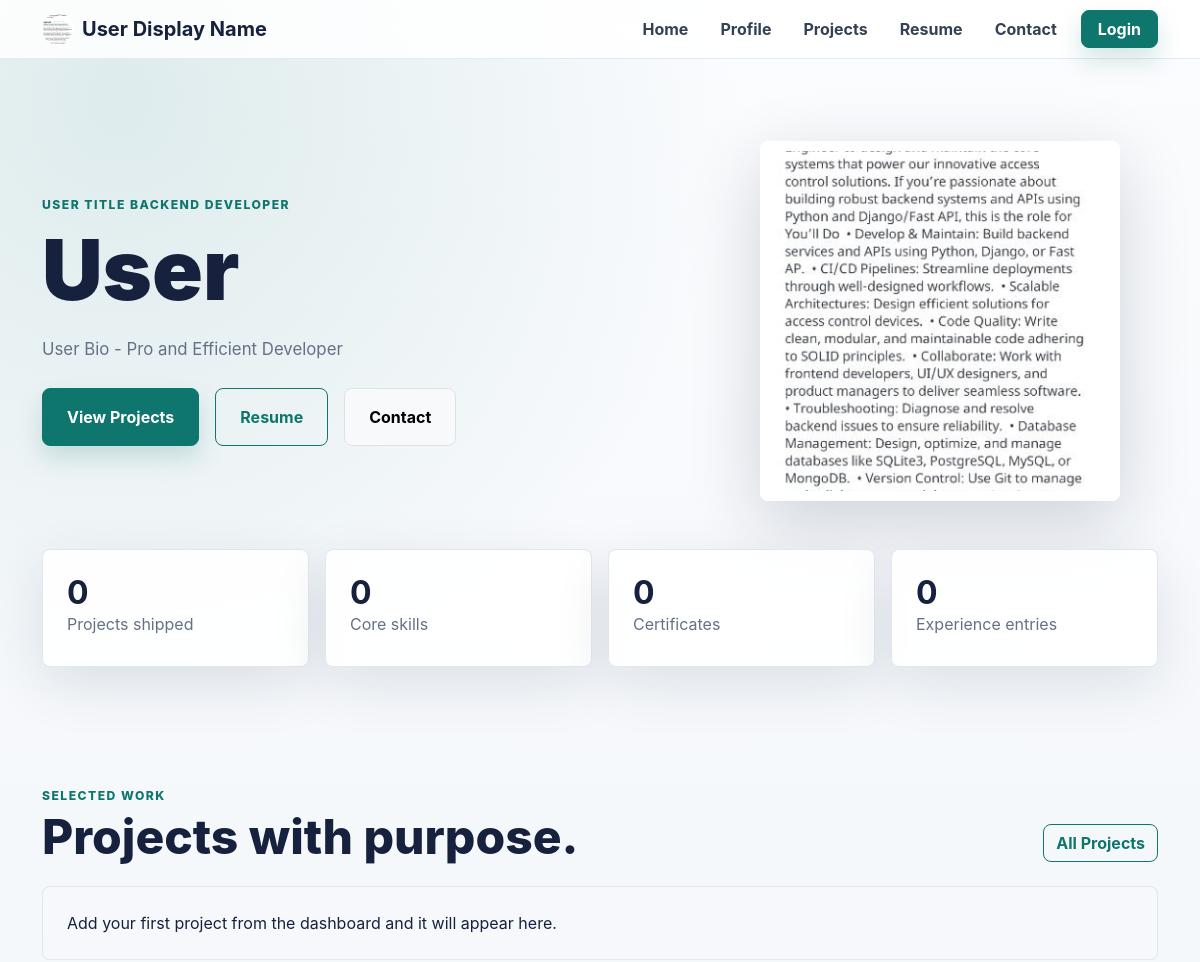
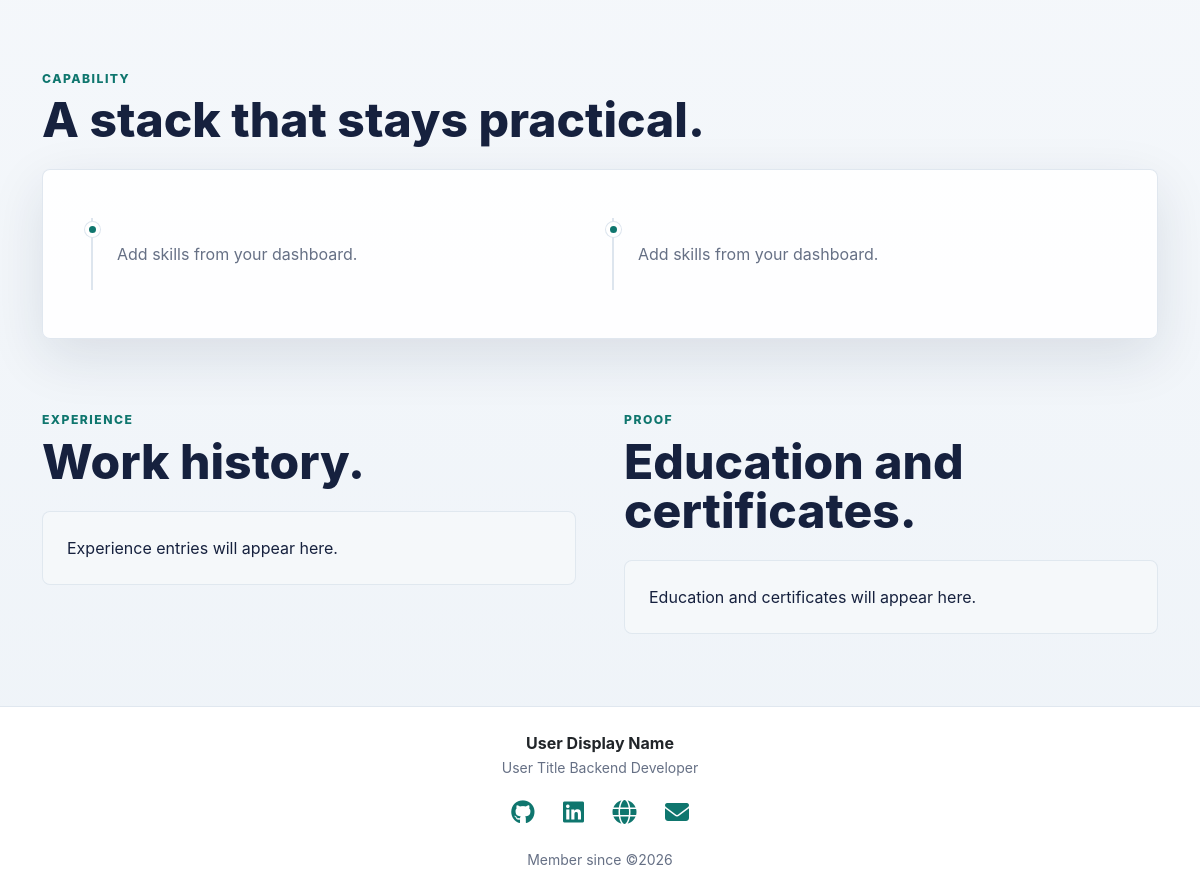
Page /portfolio/user on the earlier database version (2 pictures, top to bottom).
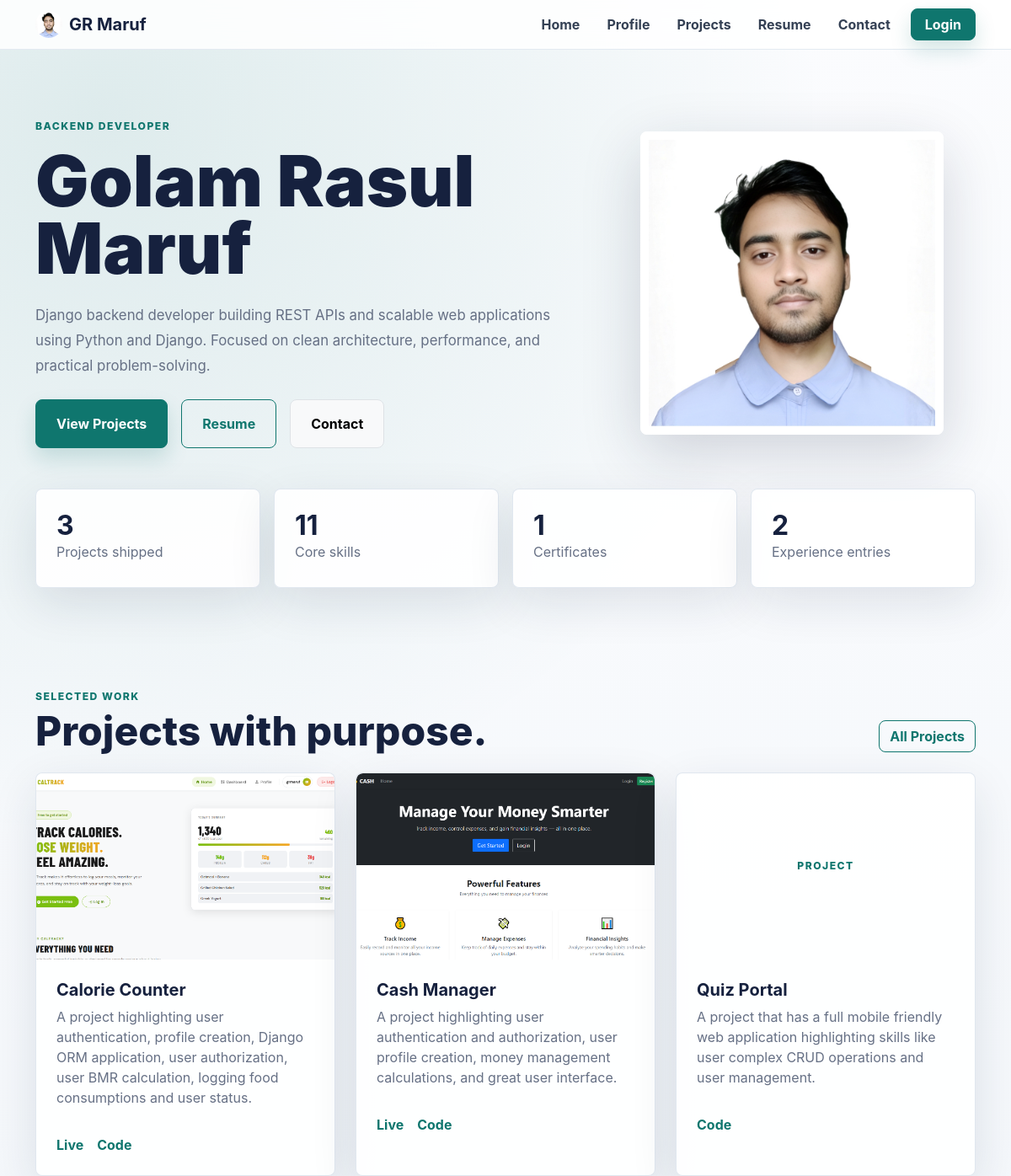
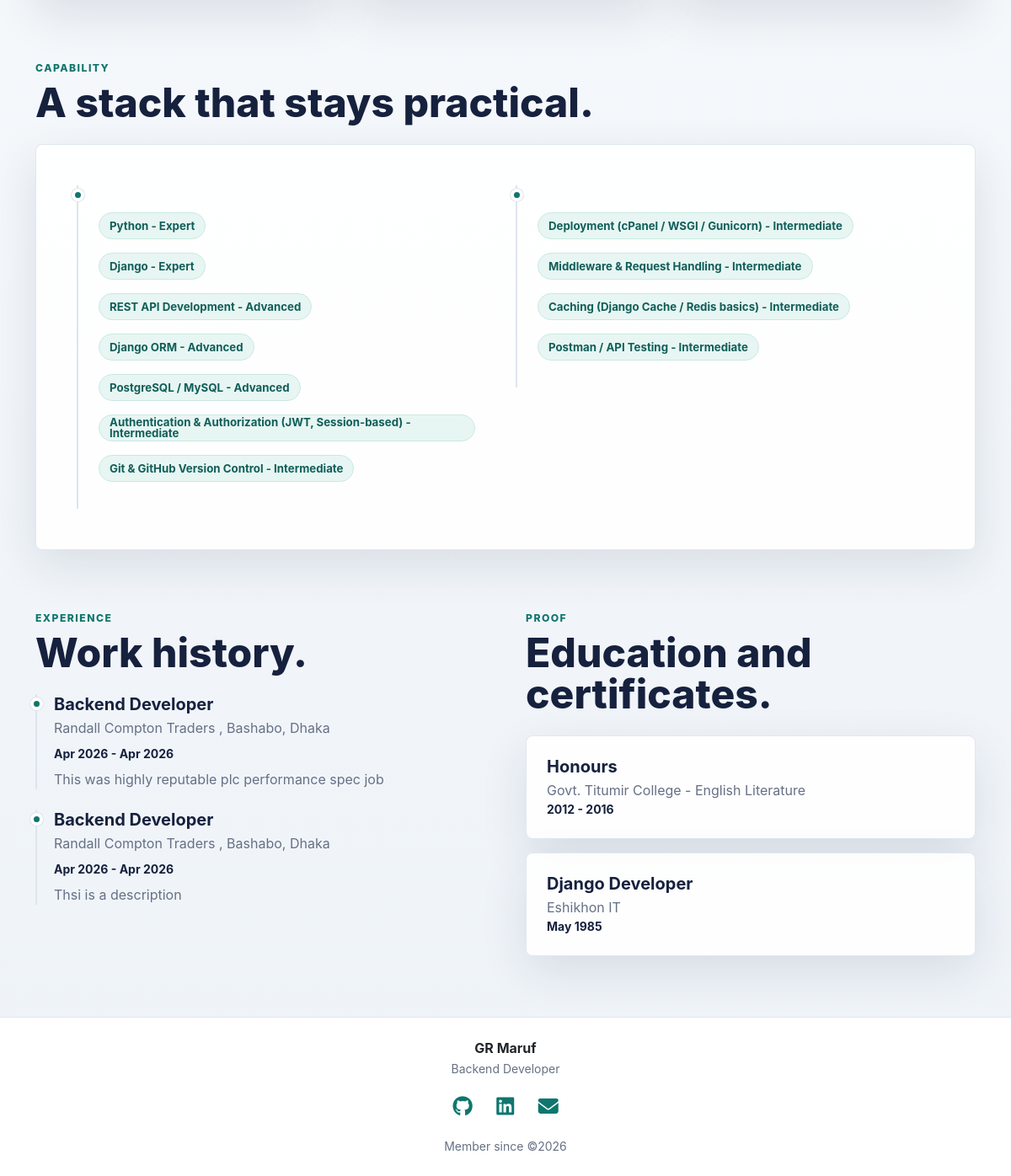
Same page on the later database version (2 pictures, top to bottom).
### portfolio/models.py (models this page shows, shortened)
class Profile(models.Model):
    user = models.OneToOneField(User, related_name='profile', on_delete=models.CASCADE, null=True)
    full_name = models.CharField(max_length=120, default='')
    display_name = models.CharField(max_length=80, blank=True)
    title = models.CharField(max_length=120, blank=True)  # e.g. "Backend Developer"
    bio = models.TextField(blank=True)
    phone = models.CharField(max_length=20, blank=True)
    location = models.CharField(max_length=120, blank=True)
    profile_image = models.ImageField(upload_to="profile_images/", blank=True, null=True)
    github = models.URLField(blank=True)
    linkedin = models.URLField(blank=True)
    website = models.URLField(blank=True)
    created_at = models.DateTimeField(auto_now_add=True)

class Project(models.Model):
    profile = models.ForeignKey(Profile, on_delete=models.CASCADE, related_name="projects")
    title = models.CharField(max_length=150)
    description = models.TextField()
    tags = models.ManyToManyField(Tag, blank=True)
    github_link = models.URLField(blank=True)
    live_link = models.URLField(blank=True)
    image = models.ImageField(upload_to="projects/", blank=True, null=True)
    start_date = models.DateField(blank=True, null=True)
    end_date = models.DateField(blank=True, null=True)

class Skill(models.Model):
    profile = models.ForeignKey(Profile, on_delete=models.CASCADE, related_name="skills")
    name = models.CharField(max_length=100)
    SKILL_LEVELS = [
        ("beginner", "Beginner"),
        ("intermediate", "Intermediate"),
        ("advanced", "Advanced"),
        ("expert", "Expert"),
    ]
    level = models.CharField(max_length=20, choices=SKILL_LEVELS, default="beginner")

class Experience(models.Model):
    profile = models.ForeignKey(Profile, on_delete=models.CASCADE, related_name="experiences")
    position = models.CharField(max_length=150)
    company = models.CharField(max_length=150)
    location = models.CharField(max_length=120, blank=True)
    start_date = models.DateField()
    end_date = models.DateField(blank=True, null=True)  # null = currently working
    description = models.TextField(blank=True)

class Education(models.Model):
    profile = models.ForeignKey(Profile, on_delete=models.CASCADE, related_name="education")
    institution = models.CharField(max_length=150)
    degree = models.CharField(max_length=150)  # e.g. BSc, MSc
    field_of_study = models.CharField(max_length=150, blank=True)
    start_year = models.IntegerField()
    end_year = models.IntegerField(blank=True, null=True)
    description = models.TextField(blank=True)

class Certificate(models.Model):
    profile = models.ForeignKey(
        "Profile",
        on_delete=models.CASCADE,
        related_name="certificates"
    )
    title = models.CharField(max_length=200)
    issuer = models.CharField(max_length=150)  # e.g. Coursera, Udemy, Google
    issue_date = models.DateField()
    expiry_date = models.DateField(blank=True, null=True)
    credential_id = models.CharField(max_length=100, blank=True) # real world verification ID or URL
    credential_url = models.URLField(blank=True)
    image = models.ImageField(upload_to="certificates/", blank=True, null=True)

### portfolio/views.py (the view)
# urls.py: path('', profile, name='profile'),
def profile(request, username=None):
    set_cached_username(request, username)
    context = {}
    if username:
        profile = get_user_profile(username)
        if profile is None:
            context['no_profile_error'] = True
    elif request.user.is_authenticated:
        return redirect('profile', username=get_current_username(request))
    else:
        profile = None
    context['profile'] = profile
    context['username'] = username
    print(username)
    return render(request, 'profile.html', context)

### portfolio/templates/profile.html (shortened to what this page needs)
{% extends 'master/base.html' %}
{% block content %}
  {% if profile %}
    <section class="hero">
      <div class="container">
        <div class="row align-items-center g-5">
          <div class="col-lg-7 reveal">
            <div class="eyebrow mb-3">{{ profile.title|default:'Full Stack Developer' }}</div>
            <h1 class="hero-name mb-4">{{ profile.full_name }}</h1>
            <p class="section-copy mb-4">{{ profile.bio|default:'I build fast, useful, and human-friendly digital products with clean code and thoughtful design.' }}</p>
            <div class="d-flex flex-wrap gap-3">
              <a href="{% url 'projects' username %}" class="btn btn-brand px-4 py-3">View Projects</a>
              <a href="{% url 'resume' username %}" class="btn btn-outline-brand px-4 py-3">Resume</a>
              <a href="{% url 'contact' username %}" class="btn btn-light border px-4 py-3">Contact</a>
            </div>
          </div>
          <div class="col-lg-5 text-center reveal reveal-delay-1">
            {% if profile.profile_image %}
              <img src="{{ profile.profile_image.url }}" class="portrait" alt="{{ profile.full_name }}" />
            {% else %}
              <img src="/media/app/avatar.png" class="portrait" alt="{{ profile.full_name }}" />
            {% endif %}
          </div>
        </div>
      </div>
    </section>
    <section class="pb-5">
      <div class="container">
        <div class="row g-3">
          <div class="col-6 col-lg-3">
            <div class="surface metric p-4 reveal">
              <div class="h2 fw-bold mb-0">{{ profile.projects.count }}</div>
              <div class="muted">Projects shipped</div>
            </div>
          </div>
          <div class="col-6 col-lg-3">
            <div class="surface metric p-4 reveal reveal-delay-1">
              <div class="h2 fw-bold mb-0">{{ profile.skills.count }}</div>
              <div class="muted">Core skills</div>
            </div>
          </div>
          <div class="col-6 col-lg-3">
            <div class="surface metric p-4 reveal reveal-delay-2">
              <div class="h2 fw-bold mb-0">{{ profile.certificates.count }}</div>
              <div class="muted">Certificates</div>
            </div>
          </div>
          <div class="col-6 col-lg-3">
            <div class="surface metric p-4 reveal reveal-delay-3">
              <div class="h2 fw-bold mb-0">{{ profile.experiences.count }}</div>
              <div class="muted">Experience entries</div>
            </div>
          </div>
        </div>
      </div>
    </section>
    <section class="section-pad">
      <div class="container">
        <div class="d-flex flex-column flex-md-row justify-content-between gap-3 mb-4">
          <div>
            <div class="eyebrow mb-2">Selected work</div>
            <h2 class="section-title mb-0">Projects with purpose.</h2>
          </div>
          <a href="{% url 'projects' username %}" class="btn btn-outline-brand align-self-md-end">All Projects</a>
        </div>
        <div class="row g-4">
          {% for project in profile.projects.all|slice:':3' %}
            <div class="col-md-6 col-xl-4">
              <article class="surface lift h-100 overflow-hidden">
                {% if project.image %}
                  <img src="{{ project.image.url }}" class="project-image" alt="{{ project.title }}" />
                {% else %}
                  <div class="project-image d-flex align-items-center justify-content-center">
                    <span class="eyebrow">Project</span>
                  </div>
                {% endif %}
                <div class="p-4">
                  <h3 class="h5 fw-bold">{{ project.title }}</h3>
                  <p class="muted">{{ project.description|truncatewords:22 }}</p>
                  <div class="d-flex gap-3">
                    {% if project.live_link %}
                      <a href="{{ project.live_link }}" target="_blank" rel="noreferrer" class="fw-bold text-decoration-none">Live</a>
                    {% endif %}
                    {% if project.github_link %}
                      <a href="{{ project.github_link }}" target="_blank" rel="noreferrer" class="fw-bold text-decoration-none">Code</a>
                    {% endif %}
                  </div>
                </div>
              </article>
            </div>
          {% empty %}
            <div class="col-12">
              <div class="soft-panel p-4">Add your first project from the dashboard and it will appear here.</div>
            </div>
          {% endfor %}
        </div>
      </div>
    </section>
    <section class="section-pad pt-0">
      <div class="container">
        <div class="d-flex flex-column flex-md-row justify-content-between gap-3 mb-4">
          <div>
            <div class="eyebrow mb-2">Capability</div>
            <h2 class="section-title mb-0">A stack that stays practical.</h2>
          </div>
        </div>
        <div class="surface p-5">
          <div class="row g-md-4">
            <div class="col-md-6">
              <div class="timeline-item p-4">
                {% for skill in profile.skills.all|slice:':7' %}
                  <span class="tag-pill my-2">
                    {{ skill.name }}{% if skill.level %}
                      - {{ skill.get_level_display }}
                    {% endif %}
                  </span>
                  <br />
                {% empty %}
                  <span class="muted">Add skills from your dashboard.</span>
                {% endfor %}
              </div>
            </div>
            <div class="col-md-6">
              <div class="timeline-item p-4">
                {% for skill in profile.skills.all|slice:'7:' %}
                  <span class="tag-pill my-2">
                    {{ skill.name }}{% if skill.level %}
                      - {{ skill.get_level_display }}
                    {% endif %}
                  </span>
                  <br />
                {% empty %}
                  <span class="muted">Add skills from your dashboard.</span>
                {% endfor %}
              </div>
            </div>
          </div>
        </div>
      </div>
    </section>
    <section class="section-pad pt-0">
      <div class="container">
        <div class="row g-5">
          <div class="col-lg-6">
            <div class="eyebrow mb-2">Experience</div>
            <h2 class="section-title mb-4">Work history.</h2>
            <div class="d-grid gap-4">
              {% for exp in profile.experiences.all %}
                <div class="timeline-item">
                  <h3 class="h5 fw-bold mb-1">{{ exp.position }}</h3>
                  <div class="muted mb-2">
                    {{ exp.company }}{% if exp.location %}
                      , {{ exp.location }}
                    {% endif %}
                  </div>
                  <div class="small fw-bold mb-2">
                    {{ exp.start_date|date:'M Y' }} -{% if exp.end_date %}
                      {{ exp.end_date|date:'M Y' }}
                    {% else %}
                      Present
                    {% endif %}
                  </div>
                  <p class="mb-0 muted">{{ exp.description }}</p>
                </div>
              {% empty %}
                <div class="soft-panel p-4">Experience entries will appear here.</div>
              {% endfor %}
            </div>
          </div>
          <div class="col-lg-6">
            <div class="eyebrow mb-2">Proof</div>
            <h2 class="section-title mb-4">Education and certificates.</h2>
            <div class="d-grid gap-3">
              {% for edu in profile.education.all %}
                <div class="surface p-4 lift">
                  <h3 class="h5 fw-bold mb-1">{{ edu.degree }}</h3>
                  <div class="muted">
                    {{ edu.institution }}{% if edu.field_of_study %}
                      - {{ edu.field_of_study }}
                    {% endif %}
                  </div>
                  <div class="small fw-bold">{{ edu.start_year }} - {{ edu.end_year|default:'Present' }}</div>
                </div>
              {% endfor %}
              {% for cert in profile.certificates.all|slice:':3' %}
                <div class="surface p-4 lift">
                  <h3 class="h5 fw-bold mb-1">{{ cert.title }}</h3>
                  <div class="muted">{{ cert.issuer }}</div>
                  <div class="small fw-bold">{{ cert.issue_date|date:'M Y' }}</div>
                </div>
              {% empty %}
                {% if not profile.education.all %}
                  <div class="soft-panel p-4">Education and certificates will appear here.</div>
                {% endif %}
              {% endfor %}
            </div>
          </div>
        </div>
      </div>
    </section>
  {% endif %}
{% endblock %}

### portfolio/templates/master/base.html (shortened to what this page needs)
<!DOCTYPE html>
<html lang="en">
  <head>
    <link href="https://cdn.jsdelivr.net/npm/bootstrap@5.0.2/dist/css/bootstrap.min.css" rel="stylesheet" />
    <link rel="stylesheet" href="https://cdnjs.cloudflare.com/ajax/libs/font-awesome/6.5.1/css/all.min.css" />
  </head>
  <body>
    {% include 'master/nav.html' %}
    <main class="site-shell">
      {% block content %}
      {% endblock %}
    </main>
    {% if profile %}
      {% include 'master/footer.html' %}
    {% endif %}
  </body>
</html>

### portfolio/templates/master/nav.html (shortened to what this page needs)
<nav class="navbar navbar-expand-lg navbar-light sticky-top">
  <div class="container">
    <a class="navbar-brand fw-bold d-flex align-items-center" href="{% url 'profile' profile.user.username|default:None %}">
      {% if profile.profile_image %}
        <img src="{{ profile.profile_image.url }}" class="rounded-circle me-2" width="32" height="32" alt="{{ profile.full_name }}" />
      {% else %}
        <img src="/media/app/logo.webp" alt="Logo" width="34" height="34" class="me-2 rounded" />
      {% endif %}
      <span>{{ profile.display_name|default:'Portfolio' }}</span>
    </a>
    <div class="collapse navbar-collapse justify-content-end d-none d-lg-flex">
      <ul class="navbar-nav align-items-center gap-3">
        <li class="nav-item">
          <a class="nav-link" href="{% url 'profile' %}">Home</a>
        </li>
        <li class="nav-item">
          <a class="nav-link" href="{% url 'profile' profile.user.username|default:None %}">Profile</a>
        </li>
        <li class="nav-item">
          <a class="nav-link" href="{% url 'projects' profile.user.username|default:None %}">Projects</a>
        </li>
        <li class="nav-item">
          <a class="nav-link" href="{% url 'resume' profile.user.username|default:None %}">Resume</a>
        </li>
        <li class="nav-item">
          <a class="nav-link" href="{% url 'contact' profile.user.username|default:None %}">Contact</a>
        </li>
        {% if request.user.is_authenticated %}
          <li class="nav-item">
            <a class="nav-link" href="{% url 'dashboard' %}">Dashboard</a>
          </li>
          <li class="nav-item">
            <a class="nav-link" href="{% url 'logout' %}">Logout</a>
          </li>
        {% else %}
          <li class="nav-item">
            <a class="btn btn-brand px-3" href="{% url 'login' %}">Login</a>
          </li>
        {% endif %}
      </ul>
    </div>
  </div>
</nav>

### portfolio/templates/master/footer.html (shortened to what this page needs)
<footer class="footer py-4 bg-white">
  <div class="container">
    <div>
      <div class="fw-bold text-dark">{{ profile.display_name|default:'Portfolio' }}</div>
      <small>{{ profile.title }}</small>
    </div>
    <div class="social-links my-3">
      {% if profile.github %}
        <a href="{{ profile.github }}" target="_blank"><i class="fab fa-github"></i></a>
      {% endif %}
      {% if profile.linkedin %}
        <a href="{{ profile.linkedin }}" target="_blank"><i class="fab fa-linkedin"></i></a>
      {% endif %}
      {% if profile.website %}
        <a href="{{ profile.website }}" target="_blank"><i class="fa fa-globe"></i></a>
      {% endif %}
      {% if profile.user.email %}
        <a href="{% url 'contact' profile.user.username %}">
            <i class="fas fa-envelope"></i>
        </a>
      {% endif %}
    </div>
    <div>
      <small>Member since ©{{ profile.user.date_joined|date:"Y"}}</small>
    </div>
  </div>
</footer>

Differences in the rows shown:
changed Profile: profile_image: a different picture; display_name "User Display Name" → "GR Maruf"; title "USER TITLE BACKEND DEVELOPER" → "BACKEND DEVELOPER"; full_name "User" → "Golam Rasul Maruf"; bio "User Bio - Pro and Efficient Developer" → "Django backend developer building REST APIs and scalable web applications using Python and Django. Focused on clean architecture, performance, and practical problem-solving."; projects.count "0" → "3"; skills.count "0" → "11"; certificates.count "0" → "1"; experiences.count "0" → "2"; title "User Title Backend Developer" → "Backend Developer"; website "https://www.rod.me.uk" → empty (drawn)
added Project: image (picture), title "Calorie Counter", description "A project highlighting user authentication, profile creation, Django ORM application, user authorization, user BMR calculation, logging food consumptions and user status."
added Project: image (picture), title "Cash Manager", description "A project highlighting user authentication and authorization, user profile creation, money management calculations, and great user interface."
added Project: image "PROJECT", title "Quiz Portal", description "A project that has a full mobile friendly web application highlighting skills like user complex CRUD operations and user management."
added Skill: name "Python", level "Expert", shown under "A stack that stays practical."
added Skill: name "Django", level "Expert", shown under "A stack that stays practical."
added Skill: name "REST API Development", level "Advanced", shown under "A stack that stays practical."
added Skill: name "Django ORM", level "Advanced", shown under "A stack that stays practical."
added Skill: name "PostgreSQL / MySQL", level "Advanced", shown under "A stack that stays practical."
added Skill: name "Authentication & Authorization (JWT, Session-based)", level "Intermediate", shown under "A stack that stays practical."
added Skill: name "Git & GitHub Version Control", level "Intermediate", shown under "A stack that stays practical."
added Skill: name "Deployment (cPanel / WSGI / Gunicorn)", level "Intermediate"
added Skill: name "Middleware & Request Handling", level "Intermediate"
added Skill: name "Caching (Django Cache / Redis basics)", level "Intermediate"
added Skill: name "Postman / API Testing", level "Intermediate"
added Experience: position "Backend Developer", company "Randall Compton Traders", location "Bashabo, Dhaka", start_date "Apr 2026", end_date "Apr 2026", description "This was highly reputable plc performance spec job"
added Experience: position "Backend Developer", company "Randall Compton Traders", location "Bashabo, Dhaka", start_date "Apr 2026", end_date "Apr 2026", description "Thsi is a description"
added Education: degree "Honours", institution "Govt. Titumir College", field_of_study "English Literature", start_year "2012", end_year "2016"
added Certificate: title "Django Developer", issuer "Eshikhon IT", issue_date "May 1985"
Other differences:
text no longer shown: "Add your first project from the dashboard and it will appear here. Add skills from your dashboard. Add skills from your dashboard. Experience entries will appear here. Education and certificates will appear here."
